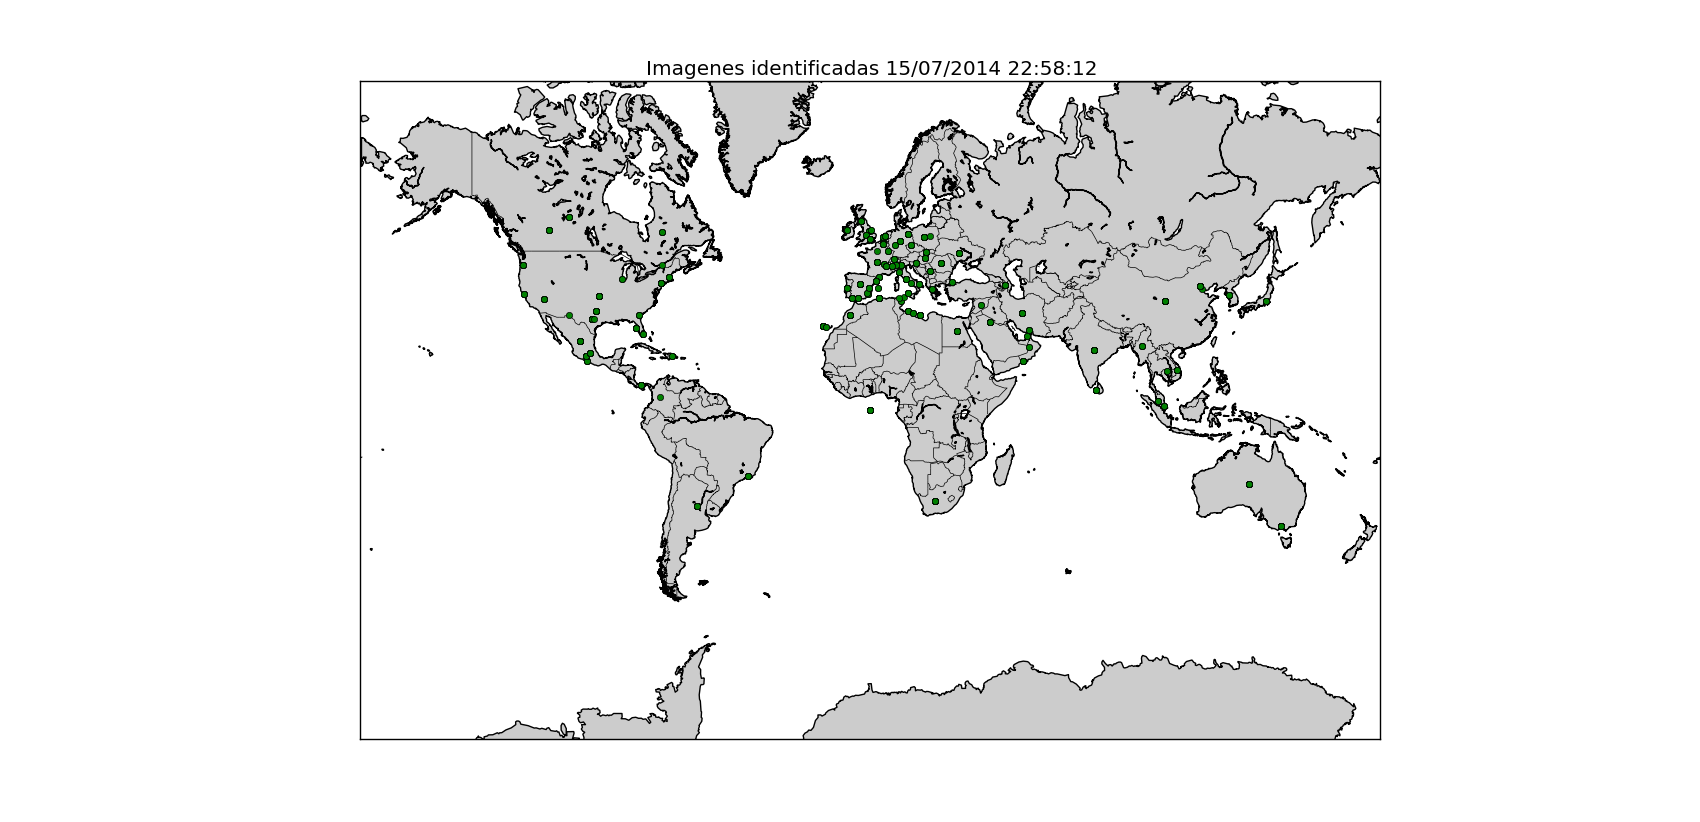

The Python source for this figure:
#!/usr/bin/python
#-*- coding: utf-8 -*-

'''
	José Gómez Castaño
	Depto. Astrofísica y CC. de la Atmósfera - UCM

	jgomez03@pdi.ucm.es

	Genera un mapa con las imágenes procesadas en las tareas de LostAtNight
	y un fichero para la nueva generación de tareas okParaNight.csv

	@pre Necesita tener disponible completa.csv con todas las imágenes disponibles

	El flujo final para publicar las imágnes de LostAtNight en NigtCitiesISS es
	
		Ejecutar ok.py 
		Ejecutal ordenar.py
		Subir el fichero final okUpload.csv

'''

import urllib2
import json
import asciitable
from mpl_toolkits.basemap import Basemap
import matplotlib.pyplot as plt
import time


# Define la clave por la que se ordena el array de imágenes final
def getKey(item):
	return item[0]

# si se quiere pintar el nombre de la imagen sobre el mapa se pone su identificador aqui
imagen = ''
hayProxy = False

# cargo las tareas acabadas de LostAtNight
if hayProxy == True:
	proxy = urllib2.ProxyHandler({'http': 'http://cidid08:casta04@proxy.adif.es:8080'})
	auth = urllib2.HTTPBasicAuthHandler()
	opener = urllib2.build_opener(proxy, auth, urllib2.HTTPHandler)
	urllib2.install_opener(opener)
else:
	opener = urllib2.build_opener()	

req = urllib2.Request("http://crowdcrafting.org/api/taskrun?app_id=1711&limit=10000")
f = opener.open(req)
json = json.loads(f.read())

# cargo las características de todas las imágenes
lista = asciitable.read('../completa.csv') 

puntos = []

f = open("okParaNight.csv", "w")
linea = "ISS-ID,loncity,latcity,lens,large,coordimage,CoordFLAG\n"
f.writelines(linea)

for i in range(len(json)):

	if json[i]['info']['LONLAT'] != '':

		link = json[i]['info']['img_big'].split('/')
		idiss = link[8].split('.')[0]		# identificador de la imagen del voluntario

		for j in range(len(lista)):

			if (idiss == lista[j]['ISS-ID']):
				
				#genero un array con los posiciones de las imágenes para el mapa final

				lon = lista[j]['loncity']
				lat = lista[j]['latcity']

				punto = []
				punto.append(str(idiss))
				punto.append(lon)
				punto.append(lat)
				punto.append(lista[j]['lens'])
				punto.append(lista[j]['large'])
				punto.append(lista[j]['coordimage'])

				puntos.append(punto)




tmp = ''
contador = 0
total = 0
images, lons, lats = [], [], []
for p in sorted(puntos, key=getKey ):

	if p[0] == tmp:

		contador = contador + 1

	else:
		total = total + 1
		contador = 1
		tmp = p[0]


	line =  p[0] + ',' + str(p[1]) + ',' + str(p[2]) + ',' + p[3] + ',' + p[4] + ',' + p[5] +   ',5.0\n'
	f.writelines(line)
	print line
	images.append(p[0])
	lons.append(p[1])
	lats.append(p[2])

print total
f.close()

map = Basemap(projection='merc', lat_0=0, lon_0=0,
    resolution = 'l', 
    llcrnrlon=-180, llcrnrlat=-75,
    urcrnrlon=180, urcrnrlat=75)
 
#map.bluemarble()

map.drawcoastlines()
map.drawcountries()
map.fillcontinents()
map.drawmapboundary()

x,y = map(lons, lats)
map.plot(x, y, 'go', markersize=5)

# Si hay un identificador de imagen definido, se pinta su etiqueta sobre el mapa
for images, xpt, ypt in zip(images, x, y):
	if imagen == images:
		plt.text(xpt, ypt, images)

 

plt.title('Imagenes identificadas ' +  time.strftime("%d/%m/%Y %H:%M:%S")) 
plt.show()
